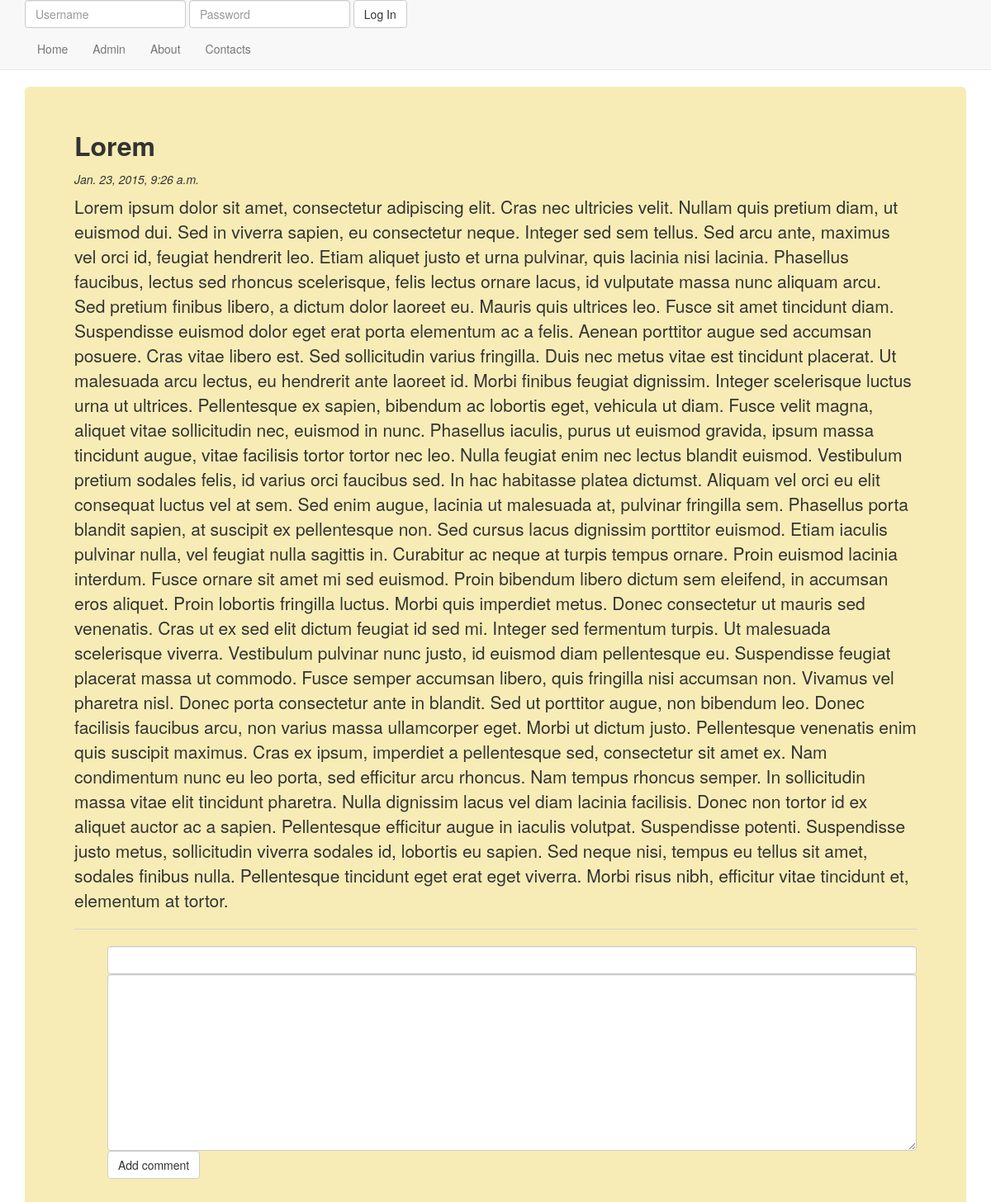
/posts/4/, run on an earlier commit of the app's database.
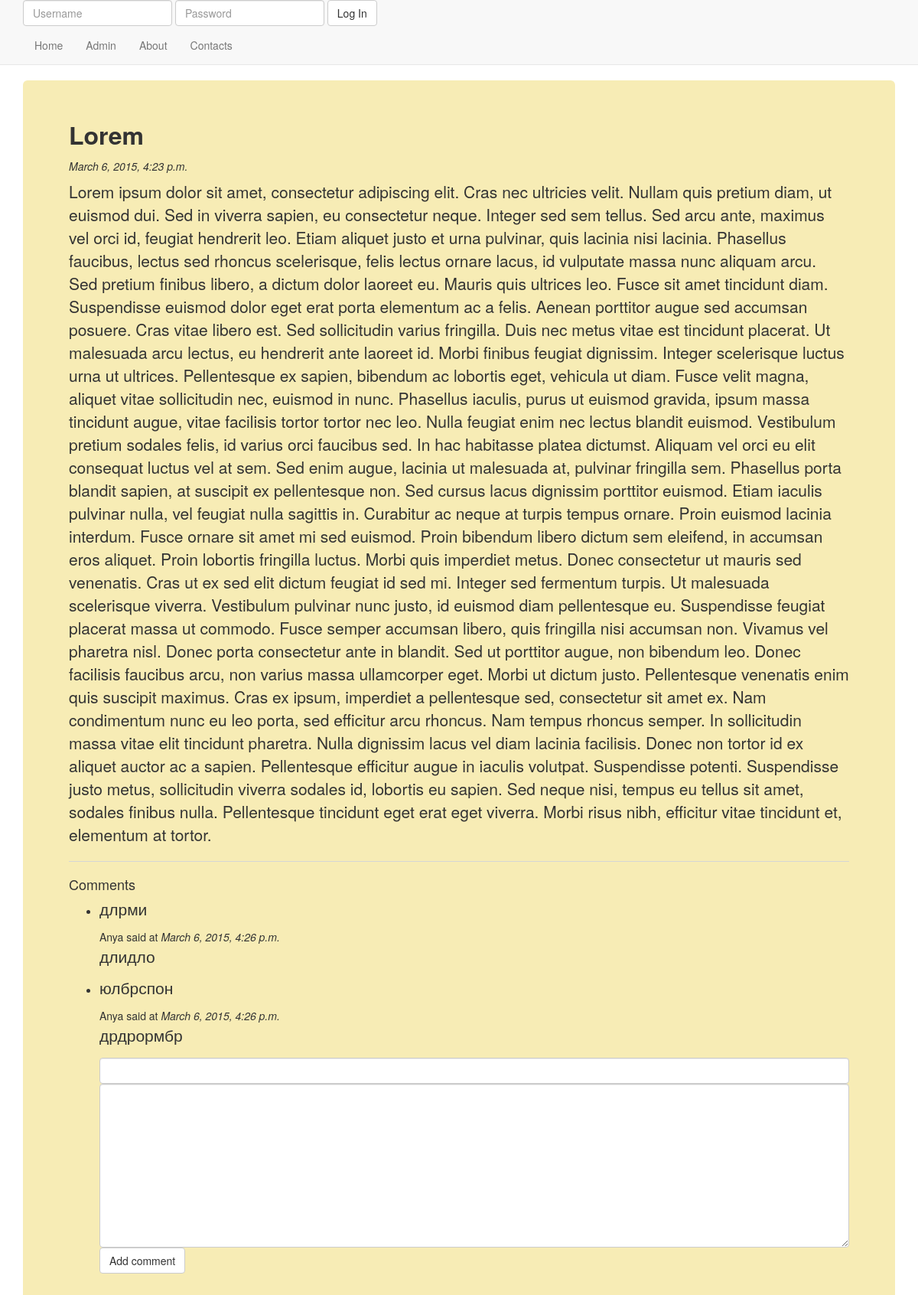
And on a later commit of the database.
### main/models.py (models this page shows, shortened)
class Post(models.Model):
    header = models.CharField(max_length=25)
    text = models.TextField()
    when = models.DateTimeField(auto_now=True)
    publish = models.BooleanField(default=True)

class Comment(models.Model):
    post = models.ForeignKey(Post)
    text = models.TextField(max_length=3000)
    when = models.DateTimeField(auto_now=True)
    header = models.CharField(max_length=25, default='')
    who = models.ForeignKey(User, null = True)

### main/views.py (the view)
# urls.py: url(r'^posts/(\d+)/?', SinglePost.as_view()),
class SinglePost(View):
    def get(self, request, id):
        post = Post.objects.get(id=id)
        comments = Comment.objects.all().filter(post=post).order_by('when')
        return HttpResponse(render(request, 'single_post.html', {'post': post, 'comments': comments}))

### main/templates/single_post.html (shortened to what this page needs)
{% extends "base.html" %}
{%  block content %}
    <section class="container">
        <div class="jumbotron">
            <font size="6"><b>{{ post.header }}</b></font>
            <i><h5>{{ post.when }}</h5></i>
            <p>{{ post.text|safe }}</p>
            <hr/>
            {% if comments %}
            <h4>Comments</h4>
            <ul>
            {% for comment in comments %}
                <li style="list-style: disc;">
                    <h4><p>{{ comment.header }}</p></h4>
                    <h7>{% if not comment.who %}Anonimous{% else %}{{ comment.who.username }}{% endif %} said at </i><i>{{ comment.when }}</i></h7>
                    <p>{{ comment.text }}</p>
                </li>
            {% endfor %}
            </ul>
            {% endif %}
            <form role="form" action="/posts/{{ post.id}}/add_comment/" method="post">
                <ul>
                <li style="list-style: none"><input type="text" class="form-control" name="header" value="{{ comments.header }}"/>
                <textarea cols="30" rows="10" class="form-control"name="text" id=""></textarea></li>
                <li style="list-style: none"><button type="submit" class="btn btn-default">Add comment</button></li>
                </ul>
            </form>
        </div>
    </section>
{%  endblock content %}

### main/templates/base.html (shortened to what this page needs)
<!DOCTYPE html>
{% load static %}
<html>
<head lang="en">
    <link href="{% static 'bootstrap/dist/css/bootstrap.css' %}" rel="stylesheet">
    <link href="{% static 'css/styles.css' %}" rel="stylesheet">
</head>
<body>
        <div class="navbar navbar-default navbar-static-top">
            <div class="container">
                <div class="navbar-header">
                    {% if user.is_authenticated %}
                        <a class="navbar-brand">Nice to meet you, {{ user.username}}!</a>
                    {% else %}
                        <form action="/login" method="post" role="form" class="form-inline">
                            <input type="text" name="username" class="form-control" id="username" placeholder="Username">
                            <input type="password" name="password" class="form-control" id="password" placeholder="Password"/>
                            <button type="submit" class="btn btn-default">Log In</button>
                        </form>
                    {% endif %}
                </div>
                <div id="navbar" class="collapse navbar-collapse" align="center">
                    <div class="row">
                        <div class="col-lg-11">
                            <ul class="nav navbar-nav">
                                <li><a href="/">Home</a></li>
                                <li><a href="/admin">Admin</a><li>
                                <li><a href="/about">About</a></li>
                                <li><a href="/contacts">Contacts</a></li>
                            </ul>
                        </div>
                        <div class="col-lg-1">
                        </div>
                    </div>
                </div>
            </div>
        </div>
        {% block content %}
        {% endblock content %}
</body>
</html>

### main/static/css/styles.css (style rules this page uses)
.jumbotron { background-color: #f7ecb5; }

What changed in the data, as far as the page shows it:
changed Post "Lorem": when "Jan. 23, 2015, 9:26 a.m." → "March 6, 2015, 4:23 p.m."
added Comment: header "длрми", who.username "Anya", when "March 6, 2015, 4:26 p.m.", text "длидло"
added Comment: header "юлбрспон", who.username "Anya", when "March 6, 2015, 4:26 p.m.", text "дрдрормбр"
Also different on the page:
text now shown: "Comments"
